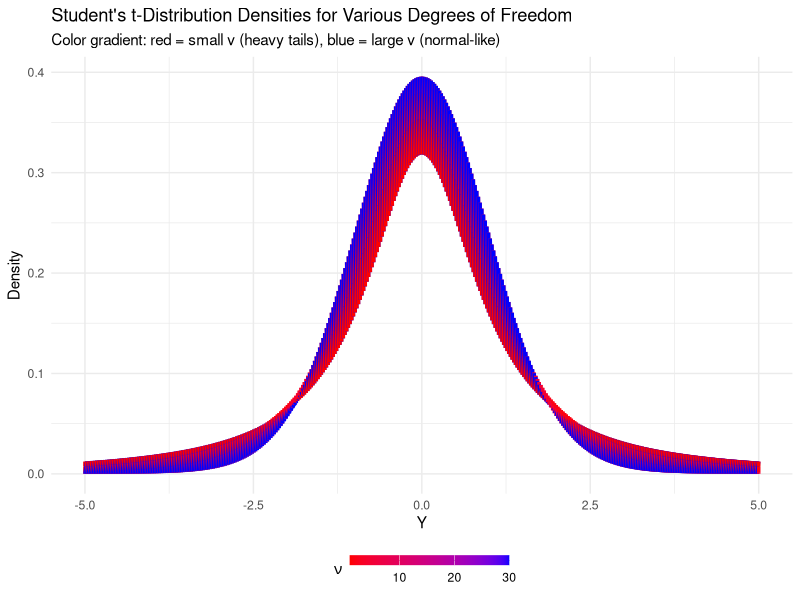
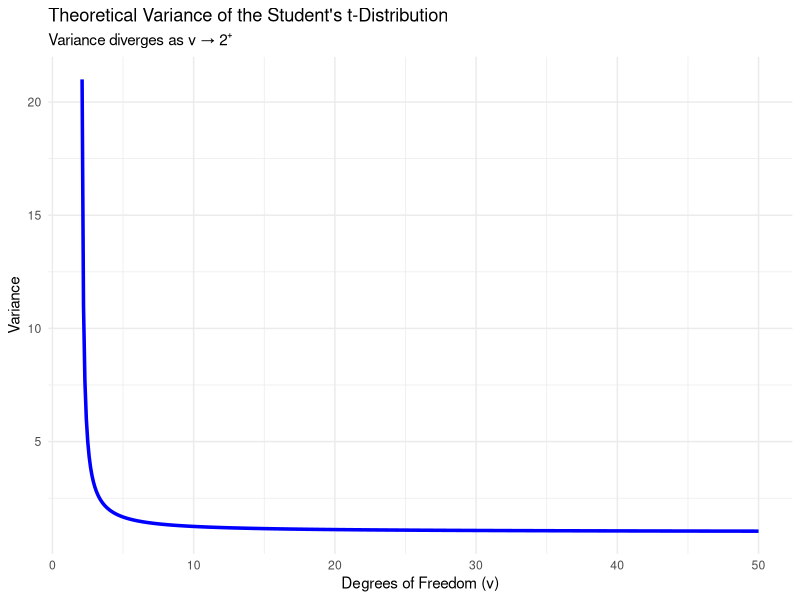
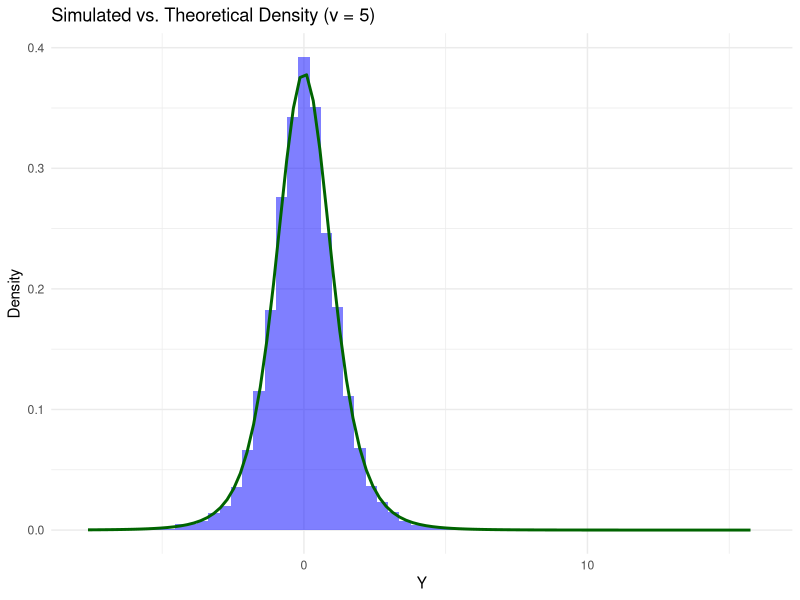
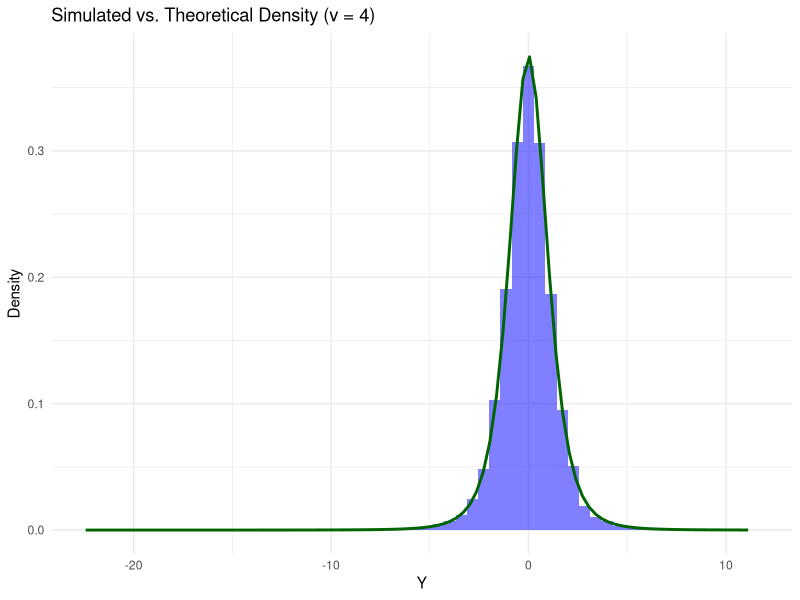
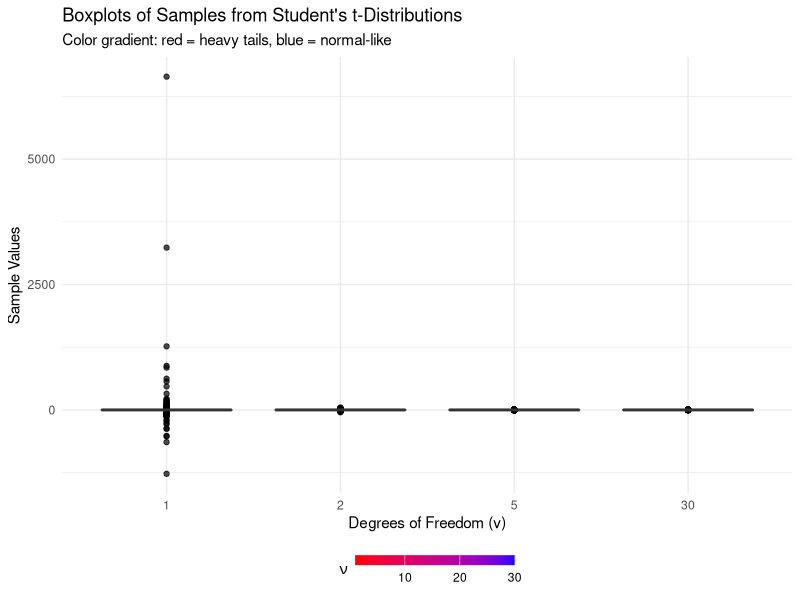

Generate these figures, in order, with R:
## ---- chunk 1
library(ggplot2)
library(dplyr)

# PDF of the Student's t-distribution
t_pdf <- function(y, nu) {
  gamma((nu + 1) / 2) / (sqrt(nu * pi) * gamma(nu / 2)) * (1 + (y^2 / nu))^(-(nu + 1) / 2)
}

# Plot densities for various degrees of freedom
df <- data.frame(
  y = rep(seq(-5, 5, length.out = 400), 4),
  nu = factor(rep(c(1, 2, 5, 30), each = 400))
)
df$fy <- mapply(function(y, nu) t_pdf(y, nu), df$y, as.numeric(as.character(df$nu)))

ggplot(df, aes(x = y, y = fy, color = as.numeric(as.character(nu)))) +
  geom_line(linewidth = 1.2) +
  scale_color_gradient(low = "red", high = "blue",
                       name = expression(nu),
                       guide = guide_colorbar(barwidth = 8, barheight = 0.5)) +
  labs(title = "Student's t-Distribution Densities for Various Degrees of Freedom",
       subtitle = "Color gradient: red = small ν (heavy tails), blue = large ν (normal-like)",
       x = "Y", y = "Density") +
  theme_minimal() +
  theme(legend.position = "bottom")


df_var <- data.frame(
  nu = seq(2.1, 50, by = 0.1),
  var = sapply(seq(2.1, 50, by = 0.1), function(nu) nu / (nu - 2))
)

ggplot(df_var, aes(x = nu, y = var)) +
  geom_line(color = "blue", linewidth = 1.2) +
  labs(title = "Theoretical Variance of the Student's t-Distribution",
       subtitle = "Variance diverges as ν → 2⁺",
       x = "Degrees of Freedom (ν)",
       y = "Variance") +
  theme_minimal()

plot_examples <- function(nu) {
  y <- rt(10000, df = nu)
  df <- data.frame(y)
  ggplot(df, aes(x = y)) +
    geom_histogram(aes(y = after_stat(density)), bins = 60, fill = "blue", alpha = 0.5) +
    stat_function(fun = dt, args = list(df = nu), color = "darkgreen", linewidth = 1) +
    labs(title = paste0("Simulated vs. Theoretical Density (ν = ", nu, ")"),
         x = "Y", y = "Density") +
    theme_minimal()
}

plot_examples(5)
plot_examples(4)

set.seed(42)
nu_vals <- c(1, 2, 5, 30)
samples <- lapply(nu_vals, function(nu) data.frame(Y = rt(5000, df = nu), nu = nu))
df_box <- bind_rows(samples)

ggplot(df_box, aes(x = factor(nu), y = Y, fill = nu)) +
  geom_boxplot(outlier.color = "black", alpha = 0.7) +
  scale_fill_gradient(low = "red", high = "blue",
                      name = expression(nu),
                      guide = guide_colorbar(barwidth = 8, barheight = 0.5)) +
  labs(title = "Boxplots of Samples from Student's t-Distributions",
       subtitle = "Color gradient: red = heavy tails, blue = normal-like",
       x = "Degrees of Freedom (ν)",
       y = "Sample Values") +
  theme_minimal() +
  theme(legend.position = "bottom")
